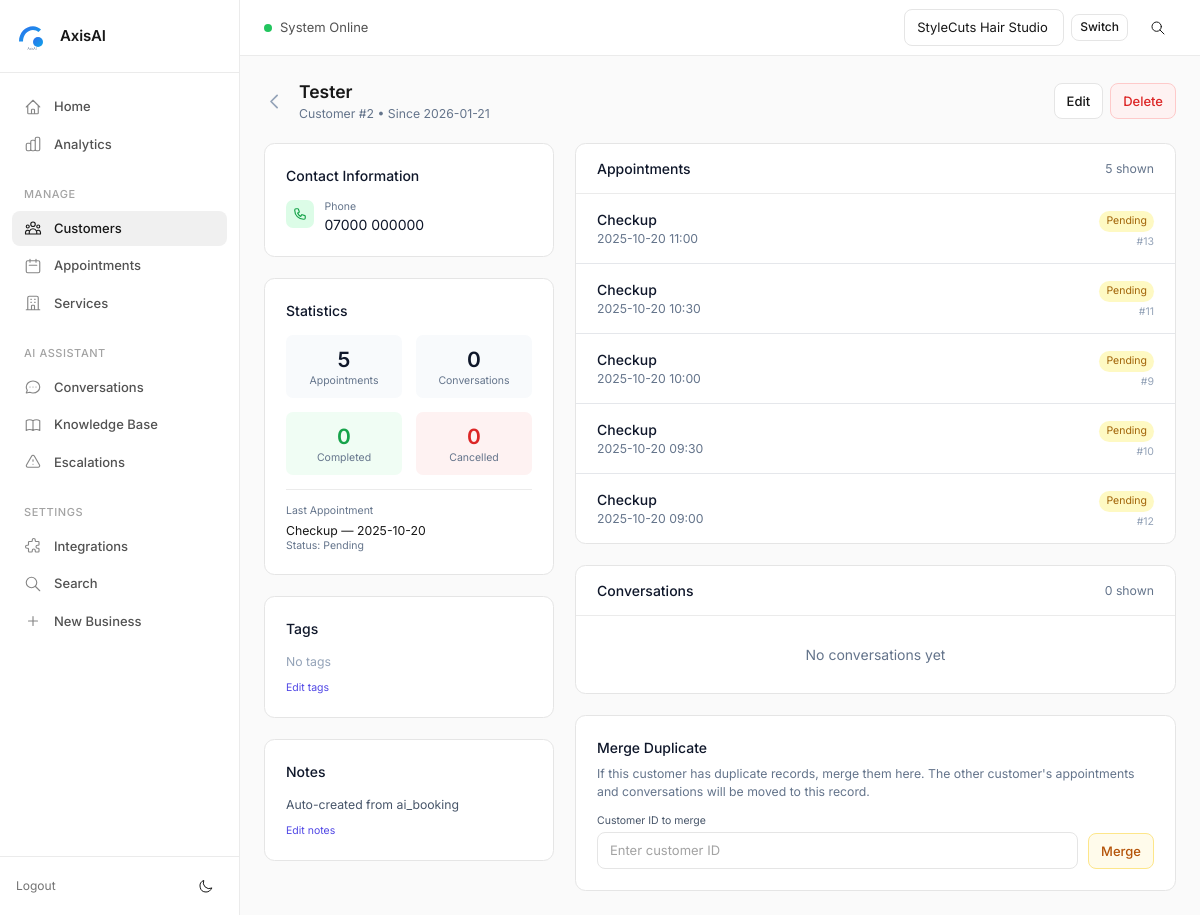
/customers/2 (signed in), run on an earlier commit of the app's database.
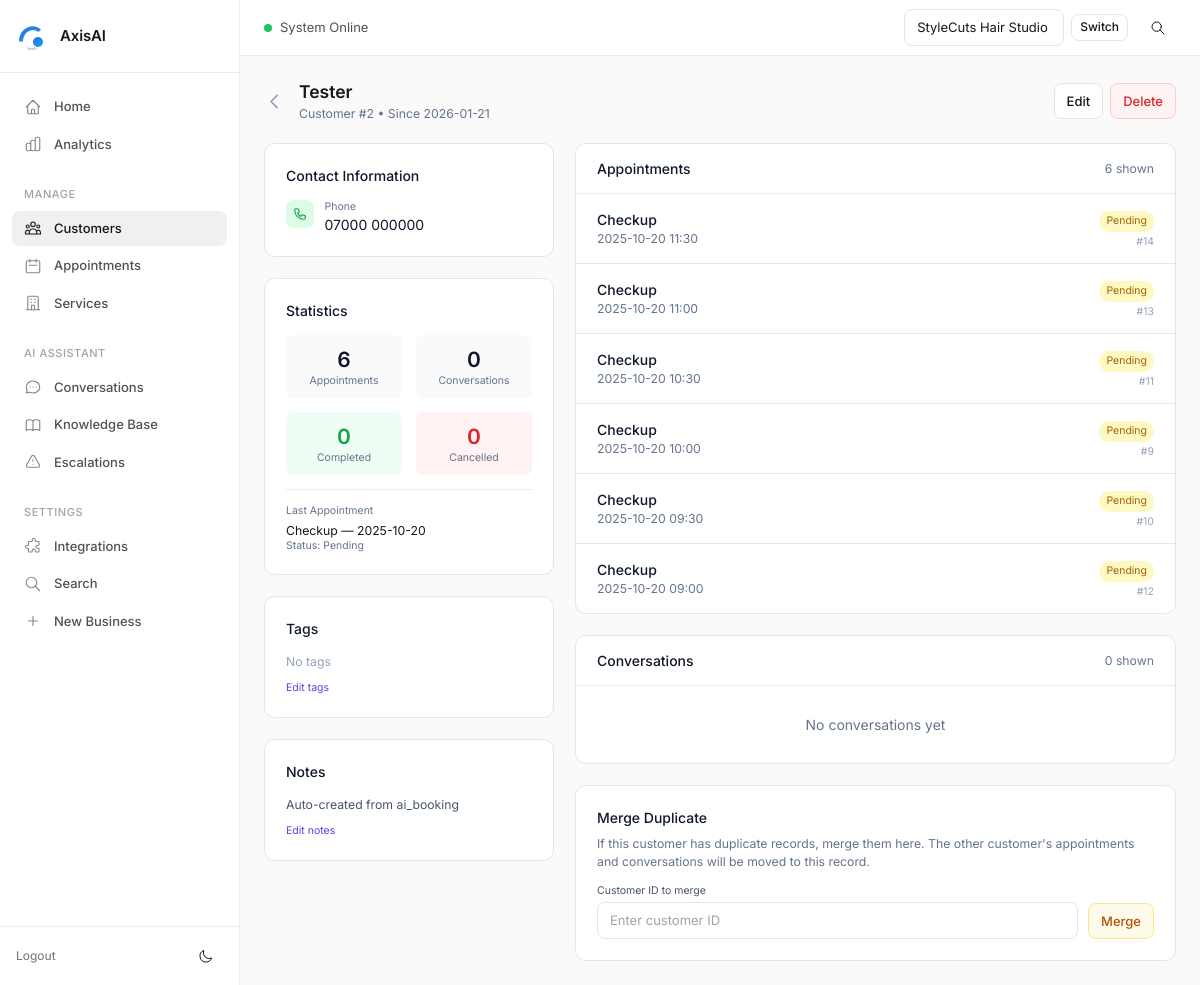
And on a later commit of the database.
### tables this page shows
CREATE TABLE customers (
            id INTEGER PRIMARY KEY AUTOINCREMENT,
            business_id INTEGER NOT NULL,
            name TEXT,
            email TEXT,
            phone TEXT,
            notes TEXT,
            tags TEXT,
            first_seen_at TEXT NOT NULL DEFAULT CURRENT_TIMESTAMP,
            last_seen_at TEXT NOT NULL DEFAULT CURRENT_TIMESTAMP,
            total_appointments INTEGER NOT NULL DEFAULT 0,
            total_sessions INTEGER NOT NULL DEFAULT 0,
            created_at TEXT NOT NULL DEFAULT CURRENT_TIMESTAMP,
            updated_at TEXT NOT NULL DEFAULT CURRENT_TIMESTAMP,
            FOREIGN KEY (business_id) REFERENCES businesses(id) ON DELETE CASCADE
        );

CREATE TABLE appointments (
            id INTEGER PRIMARY KEY AUTOINCREMENT,
            business_id INTEGER NOT NULL,
            session_id INTEGER,
            date TEXT,
            time TEXT,
            service TEXT,
            created_at TEXT NOT NULL DEFAULT CURRENT_TIMESTAMP, customer_name TEXT, phone TEXT, start_at TEXT, notes TEXT, status TEXT NOT NULL DEFAULT 'pending', external_provider_key TEXT, external_id TEXT, source TEXT, customer_email TEXT, customer_id INTEGER REFERENCES customers(id),
            FOREIGN KEY (business_id) REFERENCES businesses(id),
            FOREIGN KEY (session_id) REFERENCES sessions(id)
        );

### customers_bp.py (the view)
@bp.route("/customers/<int:customer_id>")
def customer_detail(customer_id: int):
    if _need_login():
        return redirect(url_for("auth.login"))
    customer = get_customer_by_id(customer_id)
    if not customer:
        flash("Customer not found.", "err")
        return redirect(url_for("customers.customers_index"))
    if not _can_access(customer["business_id"]):
        flash("Access denied.", "err")
        return redirect(url_for("customers.customers_index"))
    stats = get_customer_stats(customer_id)
    appointments = get_customer_appointments(customer_id, limit=20)
    sessions = get_customer_sessions(customer_id, limit=10)
    return render_template(
        "customer_detail.html",
        customer=customer,
        stats=stats,
        appointments=appointments,
        sessions=sessions
    )

### templates/customer_detail.html (shortened to what this page needs)
{% extends "base.html" %}
{% block content %}
<div class="flex items-center justify-between mb-6">
  <div class="flex items-center gap-4">
    <a href="{{ url_for('customers.customers_index', business_id=customer['business_id']) }}" class="text-slate-400 hover:text-slate-600">
      <svg class="w-6 h-6" fill="none" stroke="currentColor" viewBox="0 0 24 24">
        <path stroke-linecap="round" stroke-linejoin="round" stroke-width="2" d="M15 19l-7-7 7-7"/>
      </svg>
    </a>
    <div>
      <h1 class="text-xl font-semibold">{{ customer['name'] or 'Unknown Customer' }}</h1>
      <p class="text-sm text-slate-500">Customer #{{ customer['id'] }} • Since {{ customer['first_seen_at'][:10] if customer['first_seen_at'] else 'Unknown' }}</p>
    </div>
  </div>
  <div class="flex items-center gap-2">
    <a href="{{ url_for('customers.customer_edit', customer_id=customer['id']) }}" class="btn bg-white border hover:bg-slate-50">Edit</a>
    <form method="post" action="{{ url_for('customers.customer_delete', customer_id=customer['id']) }}" class="inline" onsubmit="return confirm('Delete this customer? This will unlink all appointments and sessions.')">
      <button type="submit" class="btn bg-red-50 text-red-600 border-red-200 hover:bg-red-100">Delete</button>
    </form>
  </div>
</div>
<div class="grid lg:grid-cols-3 gap-6">
  <div class="lg:col-span-1 space-y-6">
    <div class="bg-white rounded-xl border p-6">
      <h2 class="font-medium text-slate-900 mb-4">Contact Information</h2>
      <div class="space-y-4">
        {% if customer['phone'] %}
        <div class="flex items-start gap-3">
          <div class="w-8 h-8 bg-green-100 rounded-lg flex items-center justify-center flex-shrink-0">
          </div>
          <div>
            <div class="text-xs text-slate-500">Phone</div>
            <a href="tel:{{ customer['phone'] }}" class="text-slate-900 hover:text-indigo-600">{{ customer['phone'] }}</a>
          </div>
        </div>
        {% endif %}
      </div>
    </div>
    <div class="bg-white rounded-xl border p-6">
      <h2 class="font-medium text-slate-900 mb-4">Statistics</h2>
      <div class="grid grid-cols-2 gap-4">
        <div class="text-center p-3 bg-slate-50 rounded-lg">
          <div class="text-2xl font-semibold text-slate-900">{{ stats['total_appointments'] }}</div>
          <div class="text-xs text-slate-500">Appointments</div>
        </div>
        <div class="text-center p-3 bg-slate-50 rounded-lg">
          <div class="text-2xl font-semibold text-slate-900">{{ stats['total_sessions'] }}</div>
          <div class="text-xs text-slate-500">Conversations</div>
        </div>
        <div class="text-center p-3 bg-green-50 rounded-lg">
          <div class="text-2xl font-semibold text-green-600">{{ stats['completed_appointments'] }}</div>
          <div class="text-xs text-slate-500">Completed</div>
        </div>
        <div class="text-center p-3 bg-red-50 rounded-lg">
          <div class="text-2xl font-semibold text-red-600">{{ stats['cancelled_appointments'] }}</div>
          <div class="text-xs text-slate-500">Cancelled</div>
        </div>
      </div>
      {% if stats['last_appointment'] %}
      <div class="mt-4 pt-4 border-t">
        <div class="text-xs text-slate-500 mb-1">Last Appointment</div>
        <div class="text-sm">{{ stats['last_appointment']['service'] or 'Service' }} — {{ stats['last_appointment']['start_at'][:10] if stats['last_appointment']['start_at'] else 'Unknown' }}</div>
        <div class="text-xs text-slate-500">Status: {{ stats['last_appointment']['status'] | capitalize }}</div>
      </div>
      {% endif %}
    </div>
    <div class="bg-white rounded-xl border p-6">
      <h2 class="font-medium text-slate-900 mb-4">Tags</h2>
      {% if customer['tags'] %}
      <div class="flex flex-wrap gap-2">
        {% for tag in customer['tags'].split(',') %}
        {% if tag.strip() %}
        <span class="inline-block px-3 py-1 text-sm rounded-full bg-indigo-100 text-indigo-700">{{ tag.strip() }}</span>
        {% endif %}
        {% endfor %}
      </div>
      {% else %}
      <p class="text-slate-400 text-sm">No tags</p>
      {% endif %}
      <a href="{{ url_for('customers.customer_edit', customer_id=customer['id']) }}" class="text-xs text-indigo-600 hover:underline mt-3 inline-block">Edit tags</a>
    </div>
    <div class="bg-white rounded-xl border p-6">
      <h2 class="font-medium text-slate-900 mb-4">Notes</h2>
      {% if customer['notes'] %}
      <div class="text-sm text-slate-600 whitespace-pre-wrap">{{ customer['notes'] }}</div>
      {% else %}
      <p class="text-slate-400 text-sm">No notes</p>
      {% endif %}
      <a href="{{ url_for('customers.customer_edit', customer_id=customer['id']) }}" class="text-xs text-indigo-600 hover:underline mt-3 inline-block">Edit notes</a>
    </div>
  </div>
  <div class="lg:col-span-2 space-y-6">
    <div class="bg-white rounded-xl border">
      <div class="px-6 py-4 border-b flex items-center justify-between">
        <h2 class="font-medium text-slate-900">Appointments</h2>
        <span class="text-sm text-slate-500">{{ appointments|length }} shown</span>
      </div>
      {% if appointments %}
      <div class="divide-y">
        {% for appt in appointments %}
        <div class="px-6 py-4 flex items-center justify-between hover:bg-slate-50">
          <div>
            <div class="font-medium text-slate-900">{{ appt['service'] or 'Appointment' }}</div>
            <div class="text-sm text-slate-500">
              {% if appt['start_at'] %}
              {{ appt['start_at'][:16] }}
              {% else %}
              Created: {{ appt['created_at'][:10] }}
              {% endif %}
            </div>
          </div>
          <div class="text-right">
            <span class="inline-block px-2 py-1 text-xs rounded-full
              {% if appt['status'] == 'confirmed' %}bg-green-100 text-green-700
              {% elif appt['status'] == 'pending' %}bg-yellow-100 text-yellow-700
              {% elif appt['status'] == 'cancelled' %}bg-red-100 text-red-700
              {% elif appt['status'] == 'completed' %}bg-blue-100 text-blue-700
              {% else %}bg-slate-100 text-slate-700{% endif %}">
              {{ appt['status'] | capitalize }}
            </span>
            <div class="text-xs text-slate-400 mt-1">#{{ appt['id'] }}</div>
          </div>
        </div>
        {% endfor %}
      </div>
      {% else %}
      <div class="px-6 py-8 text-center text-slate-500">
        No appointments yet
      </div>
      {% endif %}
    </div>
    <div class="bg-white rounded-xl border">
      <div class="px-6 py-4 border-b flex items-center justify-between">
        <h2 class="font-medium text-slate-900">Conversations</h2>
        <span class="text-sm text-slate-500">{{ sessions|length }} shown</span>
      </div>
      {% if sessions %}
      <div class="divide-y">
        {% for sess in sessions %}
        <div class="px-6 py-4 hover:bg-slate-50">
          <div class="flex items-center justify-between mb-2">
            <div class="text-sm font-medium text-slate-900">Session #{{ sess['id'] }}</div>
            <div class="text-xs text-slate-500">{{ sess['created_at'][:16] if sess['created_at'] else '' }}</div>
          </div>
          <div class="flex items-center gap-4 text-sm text-slate-500">
            <span>{{ sess['message_count'] or 0 }} messages</span>
            {% if sess['channel'] and sess['channel'] != 'web' %}
            <span class="px-2 py-0.5 bg-slate-100 rounded text-xs">{{ sess['channel'] }}</span>
            {% endif %}
          </div>
          {% if sess['last_message'] %}
          <div class="mt-2 text-sm text-slate-600 truncate">
            "{{ sess['last_message'][:100] }}{% if sess['last_message']|length > 100 %}...{% endif %}"
          </div>
          {% endif %}
        </div>
        {% endfor %}
      </div>
      {% else %}
      <div class="px-6 py-8 text-center text-slate-500">
        No conversations yet
      </div>
      {% endif %}
    </div>
    <div class="bg-white rounded-xl border p-6">
      <h2 class="font-medium text-slate-900 mb-2">Merge Duplicate</h2>
      <p class="text-sm text-slate-500 mb-4">If this customer has duplicate records, merge them here. The other customer's appointments and conversations will be moved to this record.</p>
      <form method="post" action="{{ url_for('customers.customer_merge', customer_id=customer['id']) }}" class="flex items-end gap-3" onsubmit="return confirm('This will merge the selected customer into this one and delete the duplicate. Continue?')">
        <div class="flex-1">
          <label class="block text-xs text-slate-600 mb-1">Customer ID to merge</label>
          <input type="number" name="merge_with" placeholder="Enter customer ID" class="input w-full" required min="1">
        </div>
        <button type="submit" class="btn bg-amber-50 text-amber-700 border-amber-200 hover:bg-amber-100">Merge</button>
      </form>
    </div>
  </div>
</div>
{% endblock %}

What changed in the data, as far as the page shows it:
added appointments: service "Checkup", start_at "2025-10-20", last_appointment.status "Pending", start_at "2025-10-20 11:30", status "Pending", id "14"
Also different on the page:
{{ stats['total_appointments'] }}: "5" → "6"
{{ appointments|length }}: "5" → "6"
